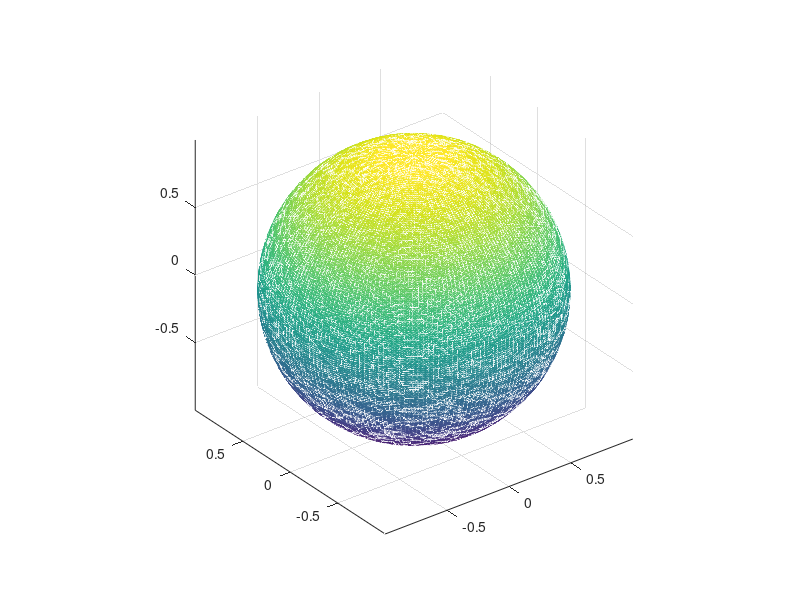

Reproduce this figure in MATLAB. (Note: this script raises an error after producing the figure.)
clear all;
close all;
clc;

ntheta = 200;
nphi = 200;
thetaBasis = linspace(0,2*pi,ntheta+1);
phiBasis = linspace(0,1*pi,nphi+2); 
rbasis = linspace(1,1,1);

[theta,phi,r] = meshgrid(thetaBasis(2:end), phiBasis(2:end-1),rbasis);
x = r.*sin(phi).*cos(theta);
y = r.*sin(theta).*sin(phi);
z = r.*cos(phi);

%dt = DelaunayTri(x(:),y(:),z(:));
%triplot(dt);
T = convhull(x(:),y(:),z(:));
trimesh(T,x(:),y(:),z(:));
axis equal
p = [x(:),y(:),z(:)];

curvature;
meancurv = mean(verteigs);
trisurf(T,p(:,1),p(:,2),p(:,3),meancurv')
colorbar

